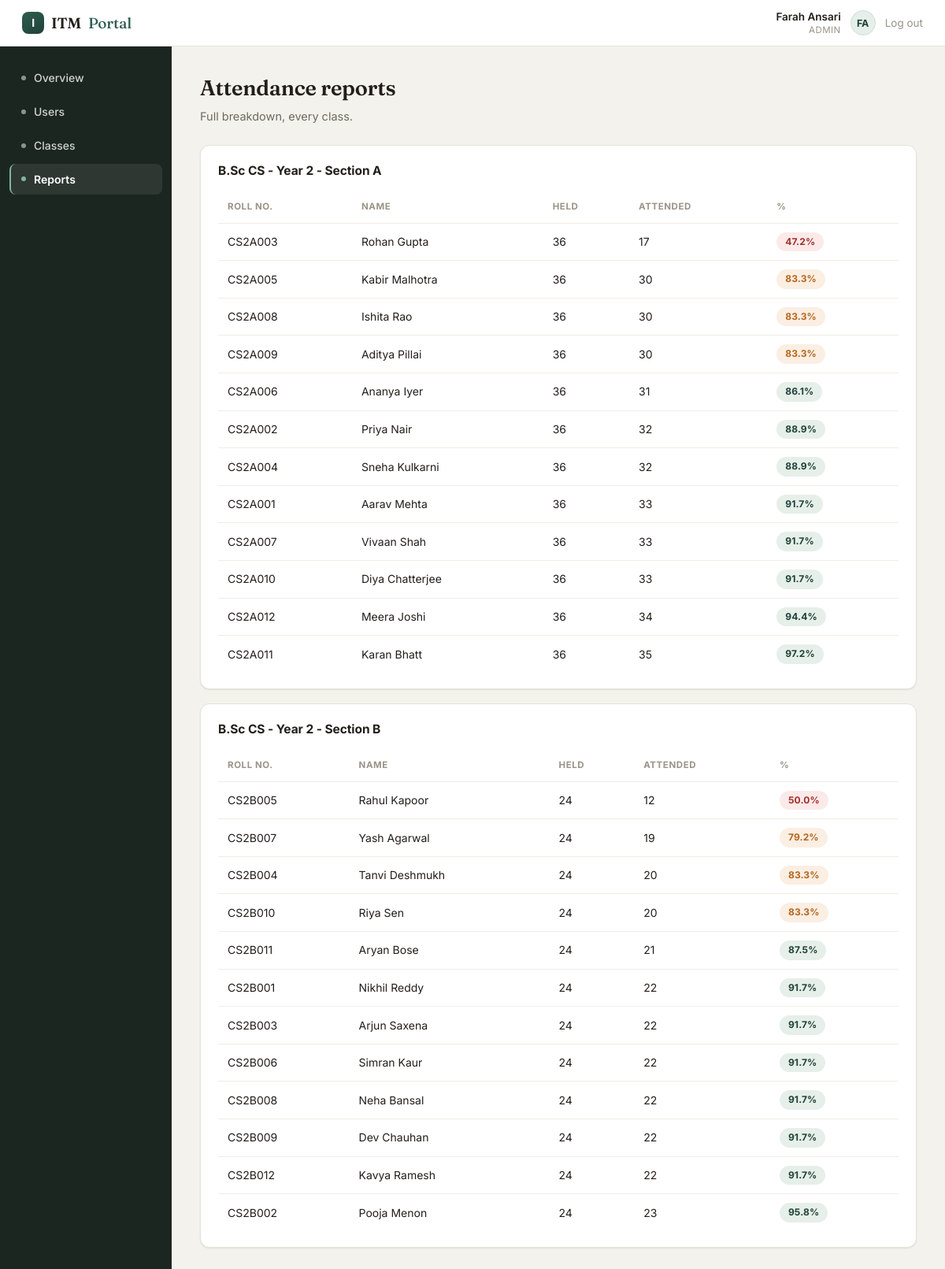
The page /admin/reports (signed in) on the database its author committed.
### backend/models.py (models this page shows, shortened)
class SchoolClass(db.Model):
    __tablename__ = "classes"
    id = db.Column(db.Integer, primary_key=True)
    name = db.Column(db.String(80), nullable=False)
    coordinator_id = db.Column(db.Integer, db.ForeignKey("users.id", use_alter=True, name="fk_class_coordinator"), nullable=True)
    coordinator = db.relationship("User", foreign_keys=[coordinator_id])
    students = db.relationship("User", foreign_keys=[User.class_id], back_populates="student_class")
    subjects = db.relationship("Subject", back_populates="school_class")

class User(db.Model):
    __tablename__ = "users"
    id = db.Column(db.Integer, primary_key=True)
    name = db.Column(db.String(120), nullable=False)
    email = db.Column(db.String(120), unique=True, nullable=False)
    password_hash = db.Column(db.String(255), nullable=False)
    role = db.Column(db.String(20), nullable=False)  # student | teacher | admin
    roll_number = db.Column(db.String(30), unique=True, nullable=True)
    class_id = db.Column(db.Integer, db.ForeignKey("classes.id"), nullable=True)
    qr_code_value = db.Column(db.String(64), unique=True, nullable=True)  # failsafe ID QR
    parent_name = db.Column(db.String(120), nullable=True)
    parent_phone = db.Column(db.String(20), nullable=True)  # digits with country code, e.g. 91XXXXXXXXXX
    employee_id = db.Column(db.String(30), unique=True, nullable=True)
    created_at = db.Column(db.DateTime, default=datetime.utcnow)
    student_class = db.relationship("SchoolClass", foreign_keys=[class_id], back_populates="students")

### backend/app.py (the view)
@app.route("/admin/reports")
@login_required("admin")
def admin_reports():
    classes = SchoolClass.query.all()
    data = {c.id: class_attendance_report(c) for c in classes}
    return render_template("admin/reports.html", classes=classes, data=data, threshold=LOW_ATTENDANCE_THRESHOLD)

### backend/app.py (called while the page is built)
def login_required(role=None):
    def decorator(fn):
        @wraps(fn)
        def wrapper(*args, **kwargs):
            if "user_id" not in session:
                return redirect(url_for("login"))
            if role and session.get("role") != role:
                flash("You don't have access to that page.", "error")
                return redirect(url_for("post_login_redirect"))
            return fn(*args, **kwargs)
        return wrapper
    return decorator

def class_attendance_report(school_class):
    subject_ids = [s.id for s in school_class.subjects]
    all_sessions = AttendanceSession.query.filter(AttendanceSession.subject_id.in_(subject_ids)).all() if subject_ids else []
    session_ids = [s.id for s in all_sessions]
    rows = []
    for student in school_class.students:
        present = AttendanceRecord.query.filter(
            AttendanceRecord.student_id == student.id,
            AttendanceRecord.session_id.in_(session_ids) if session_ids else False,
            AttendanceRecord.status == "present"
        ).count() if session_ids else 0
        held = len(session_ids)
        pct = round((present / held) * 100, 1) if held else None
        rows.append({"student": student, "present": present, "held": held, "pct": pct})
    return rows

### frontend/templates/admin/reports.html (shortened to what this page needs)
{% extends "base.html" %}
{% block nav %}
  <a href="{{ url_for('admin_dashboard') }}">Overview</a>
  <a href="{{ url_for('admin_users') }}">Users</a>
  <a href="{{ url_for('admin_classes') }}">Classes</a>
  <a href="{{ url_for('admin_reports') }}" class="active">Reports</a>
{% endblock %}
{% block content %}
  <h1>Attendance reports</h1>
  <p class="subtitle">Full breakdown, every class.</p>
  {% for c in classes %}
    <div class="card">
      <h2>{{ c.name }}</h2>
      {% set rows = data[c.id] %}
      {% if rows %}
      <table>
        <thead><tr><th>Roll no.</th><th>Name</th><th>Held</th><th>Attended</th><th>%</th></tr></thead>
        <tbody>
          {% for r in rows|sort(attribute='pct') %}
          <tr>
            <td>{{ r.student.roll_number }}</td>
            <td>{{ r.student.name }}</td>
            <td>{{ r.held }}</td>
            <td>{{ r.present }}</td>
            <td>
              {% if r.pct is not none %}
                <span class="pill {% if r.pct < threshold %}bad{% elif r.pct < threshold + 10 %}warn{% else %}good{% endif %}">{{ r.pct }}%</span>
              {% else %}—{% endif %}
            </td>
          </tr>
          {% endfor %}
        </tbody>
      </table>
      {% else %}
        <p class="empty">No students in this class yet.</p>
      {% endif %}
    </div>
  {% endfor %}
{% endblock %}

### frontend/static/css/style.css (style rules this page uses)
:root { --bg: #f4f2ec; --surface: #ffffff; --ink: #221f1a; --ink-soft: #6f6a5f; --ink-faint: #9a9488; --border: #e6e2d8; --border-soft: #f0ede4; --accent: #2f5d50; --accent-dark: #1f4238; --accent-soft: #e6efe9; --accent-line: #cfe0d6; --gold: #c17f3e; --gold-soft: #f8ecdd; --warn: #b5651d; --warn-soft: #fbeee2; --bad: #a3312b; --bad-soft: #fbeae9; --nav-bg: #1c2621; --nav-ink: #cfd6d0; --nav-ink-dim: #8a9590; --nav-active: #2f5d50; --radius: 12px; --radius-sm: 8px; --shadow-sm: 0 1px 2px rgba(28, 38, 33, 0.05), 0 1px 1px rgba(28, 38, 33, 0.04); --shadow-md: 0 6px 20px rgba(28, 38, 33, 0.08), 0 2px 6px rgba(28, 38, 33, 0.05); font-family: "Inter", -apple-system, BlinkMacSystemFont, "Segoe UI", Helvetica, Arial, sans-serif; }
* { box-sizing: border-box; }
body { margin: 0; background: var(--bg); color: var(--ink); line-height: 1.55; -webkit-font-smoothing: antialiased; }
a { color: var(--accent); text-decoration: none; }
.sidenav a { display: flex; align-items: center; gap: 10px; padding: 9px 13px; margin-bottom: 3px; border-radius: var(--radius-sm); color: var(--nav-ink); font-size: 14px; font-weight: 500; border-left: 2px solid transparent; }
.sidenav a::before { content: ""; width: 6px; height: 6px; border-radius: 100px; background: var(--nav-ink-dim); flex-shrink: 0; }
.sidenav a.active { background: rgba(255,255,255,0.08); color: #fff; font-weight: 600; border-left-color: #7fb69f; }
.sidenav a.active::before { background: #7fb69f; }
h1 { font-family: "Fraunces", serif; font-size: 27px; font-weight: 600; margin: 0 0 4px; letter-spacing: -0.01em; }
h2 { font-size: 15.5px; font-weight: 700; margin: 0 0 14px; letter-spacing: -0.005em; }
.subtitle { color: var(--ink-soft); font-size: 14.5px; margin: 0 0 24px; }
.card { background: var(--surface); border: 1px solid var(--border); border-radius: var(--radius); padding: 20px 22px; margin-bottom: 18px; box-shadow: var(--shadow-sm); }
.pill { display: inline-flex; align-items: center; gap: 5px; padding: 3px 11px; border-radius: 100px; font-size: 12px; font-weight: 700; letter-spacing: 0.01em; }
.pill.good { background: var(--accent-soft); color: var(--accent-dark); }
.pill.warn { background: var(--warn-soft); color: var(--warn); }
.pill.bad { background: var(--bad-soft); color: var(--bad); }
table { width: 100%; border-collapse: collapse; font-size: 14px; }
th, td { text-align: left; padding: 11px 12px; border-bottom: 1px solid var(--border-soft); }
th { color: var(--ink-faint); font-weight: 700; font-size: 11.5px; text-transform: uppercase; letter-spacing: 0.05em; }
tr:last-child td { border-bottom: none; }

### rows shown on the page
SchoolClass: name "B.Sc CS - Year 2 - Section A", held "36" "36" "36" "36" "36" "36" "36" "36" "36" "36" "36" "36", present "17" "30" "30" "30" "31" "32" "32" "33" "33" "33" "34" "35", pct "47.2" "83.3" "83.3" "83.3" "86.1" "88.9" "88.9" "91.7" "91.7" "91.7" "94.4" "97.2"
User: student.roll_number "CS2A003", student.name "Rohan Gupta"
User: student.roll_number "CS2A005", student.name "Kabir Malhotra"
User: student.roll_number "CS2A008", student.name "Ishita Rao"
User: student.roll_number "CS2A009", student.name "Aditya Pillai"
User: student.roll_number "CS2A006", student.name "Ananya Iyer"
User: student.roll_number "CS2A002", student.name "Priya Nair"
User: student.roll_number "CS2A004", student.name "Sneha Kulkarni"
User: student.roll_number "CS2A001", student.name "Aarav Mehta"
User: student.roll_number "CS2A007", student.name "Vivaan Shah"
User: student.roll_number "CS2A010", student.name "Diya Chatterjee"
User: student.roll_number "CS2A012", student.name "Meera Joshi"
User: student.roll_number "CS2A011", student.name "Karan Bhatt"
SchoolClass: name "B.Sc CS - Year 2 - Section B", held "24" "24" "24" "24" "24" "24" "24" "24" "24" "24" "24" "24", present "12" "19" "20" "20" "21" "22" "22" "22" "22" "22" "22" "23", pct "50.0" "79.2" "83.3" "83.3" "87.5" "91.7" "91.7" "91.7" "91.7" "91.7" "91.7" "95.8"
User: student.roll_number "CS2B005", student.name "Rahul Kapoor"
User: student.roll_number "CS2B007", student.name "Yash Agarwal"
User: student.roll_number "CS2B004", student.name "Tanvi Deshmukh"
User: student.roll_number "CS2B010", student.name "Riya Sen"
User: student.roll_number "CS2B011", student.name "Aryan Bose"
User: student.roll_number "CS2B001", student.name "Nikhil Reddy"
User: student.roll_number "CS2B003", student.name "Arjun Saxena"
User: student.roll_number "CS2B006", student.name "Simran Kaur"
User: student.roll_number "CS2B008", student.name "Neha Bansal"
User: student.roll_number "CS2B009", student.name "Dev Chauhan"
User: student.roll_number "CS2B012", student.name "Kavya Ramesh"
User: student.roll_number "CS2B002", student.name "Pooja Menon"

### other values the page prints
{{ session.get('name') }} "Farah Ansari"
{{ session.get('role') }} "ADMIN"
{{ session.get('name', '?')[:1] }} "F"
{{ session.get('name', ' ?').split(' ')[-1][:1] }} "A"
